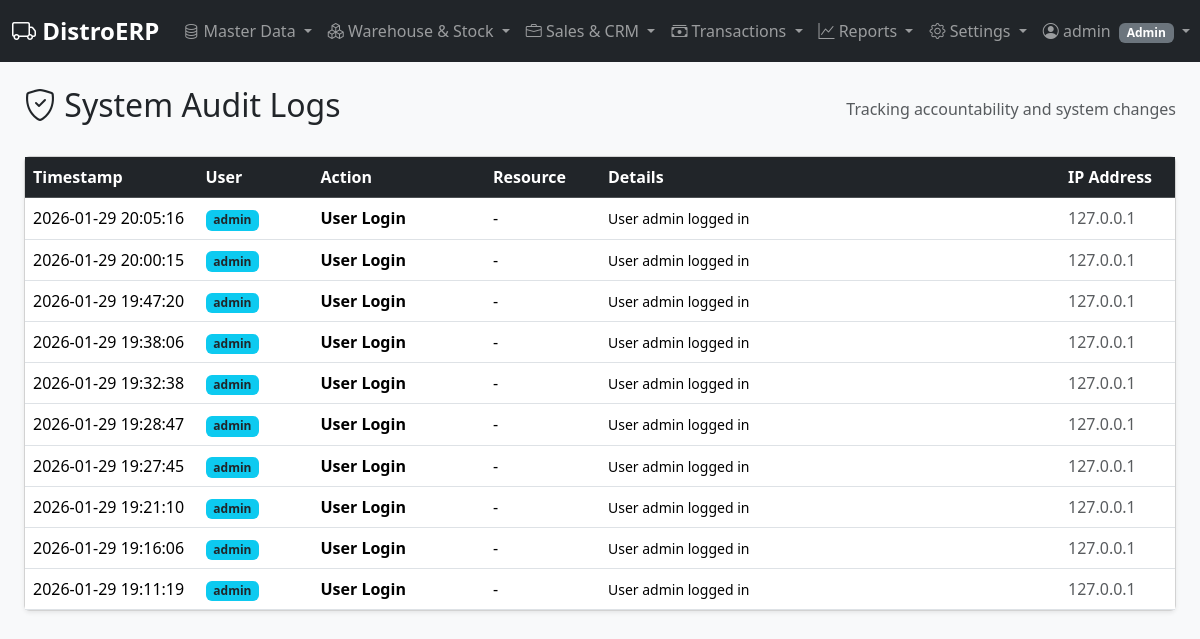
The page /admin/audit-logs (signed in) on the database its author committed.
### erp/models.py (models this page shows, shortened)
class User(db.Model, UserMixin):
    id = db.Column(db.Integer, primary_key=True)
    username = db.Column(db.String(64), unique=True, nullable=False, index=True)
    password_hash = db.Column(db.String(128), nullable=False)
    role = db.Column(db.String(20), default='Sales', nullable=False) # Admin, Manager, Sales, Technician, Accountant

class AuditLog(db.Model):
    id = db.Column(db.Integer, primary_key=True)
    timestamp = db.Column(db.DateTime, default=datetime.utcnow, nullable=False, index=True)
    user_id = db.Column(db.Integer, db.ForeignKey('user.id'), nullable=True)
    action = db.Column(db.String(100), nullable=False)
    resource_type = db.Column(db.String(50), nullable=True) # e.g., 'Invoice', 'Product'
    resource_id = db.Column(db.Integer, nullable=True)
    details = db.Column(db.Text, nullable=True)
    ip_address = db.Column(db.String(45), nullable=True)
    user = db.relationship('User', backref=db.backref('audit_logs', lazy=True))

### erp/routes.py (the view)
@bp.route('/admin/audit-logs')
@login_required
@role_required(['Admin'])
def audit_logs():
    logs = AuditLog.query.order_by(AuditLog.timestamp.desc()).limit(500).all()
    return render_template('audit_logs.html', logs=logs)

### erp/routes.py (called while the page is built)
def role_required(roles):
    def decorator(f):
        @wraps(f)
        def decorated_function(*args, **kwargs):
            if not current_user.is_authenticated or current_user.role not in roles:
                abort(403)
            return f(*args, **kwargs)
        return decorated_function
    return decorator

### erp/templates/audit_logs.html (shortened to what this page needs)
{% extends "base.html" %}
{% block content %}
<div class="container-fluid mt-4">
    <div class="d-flex justify-content-between align-items-center mb-4">
        <h1 class="h2"><i class="bi bi-shield-check"></i> System Audit Logs</h1>
        <div class="text-muted">Tracking accountability and system changes</div>
    </div>
    <div class="card shadow-sm">
        <div class="card-body p-0">
            <div class="table-responsive">
                <table class="table table-hover mb-0">
                    <thead class="table-dark">
                        <tr>
                            <th scope="col" style="width: 15%">Timestamp</th>
                            <th scope="col" style="width: 10%">User</th>
                            <th scope="col" style="width: 15%">Action</th>
                            <th scope="col" style="width: 10%">Resource</th>
                            <th scope="col" style="width: 40%">Details</th>
                            <th scope="col" style="width: 10%">IP Address</th>
                        </tr>
                    </thead>
                    <tbody>
                        {% for log in logs %}
                        <tr>
                            <td class="text-nowrap">{{ log.timestamp.strftime('%Y-%m-%d %H:%M:%S') }}</td>
                            <td>
                                {% if log.user %}
                                <span class="badge bg-info text-dark">{{ log.user.username }}</span>
                                {% else %}
                                <span class="text-muted">System</span>
                                {% endif %}
                            </td>
                            <td><strong>{{ log.action }}</strong></td>
                            <td>
                                {% if log.resource_type %}
                                <span class="badge bg-secondary">{{ log.resource_type }} #{{ log.resource_id or '' }}</span>
                                {% else %}
                                -
                                {% endif %}
                            </td>
                            <td><small>{{ log.details or '-' }}</small></td>
                            <td class="text-muted">{{ log.ip_address or '-' }}</td>
                        </tr>
                        {% endfor %}
                    </tbody>
                </table>
            </div>
        </div>
    </div>
</div>
{% endblock %}

### erp/templates/base.html (shortened to what this page needs)
<!DOCTYPE html>
<html lang="en">
  <head>
    <link
      href="https://cdn.jsdelivr.net/npm/bootstrap@5.3.2/dist/css/bootstrap.min.css"
      rel="stylesheet"
    />
    <link
      rel="stylesheet"
      href="https://cdn.jsdelivr.net/npm/bootstrap-icons@1.11.1/font/bootstrap-icons.css"
    />
  </head>
  <body>
    <nav class="navbar navbar-expand-lg navbar-dark bg-dark sticky-top">
      <div class="container-fluid">
        <a class="navbar-brand" href="{{ url_for('main.dashboard') }}">
          <i class="bi bi-truck"></i> DistroERP
        </a>
        <div class="collapse navbar-collapse" id="mainNav">
          <ul class="navbar-nav me-auto mb-2 mb-lg-0">
            <li class="nav-item dropdown">
              <a
                class="nav-link dropdown-toggle"
                href="#"
                role="button"
                data-bs-toggle="dropdown"
              >
                <i class="bi bi-database"></i> Master Data
              </a>
                {% if current_user.role in ['Admin', 'Manager', 'Sales'] %}
                </li>
                {% endif %}
              </ul>
            <li class="nav-item dropdown">
               <a class="nav-link dropdown-toggle" href="#" role="button" data-bs-toggle="dropdown">
                  <i class="bi bi-boxes"></i> Warehouse & Stock
               </a>
            </li>
            <li class="nav-item dropdown">
               <a class="nav-link dropdown-toggle" href="#" role="button" data-bs-toggle="dropdown">
                  <i class="bi bi-briefcase"></i> Sales & CRM
               </a>
            </li>
            <li class="nav-item dropdown">
              <a
                class="nav-link dropdown-toggle"
                href="#"
                role="button"
                data-bs-toggle="dropdown"
              >
                <i class="bi bi-cash-stack"></i> Transactions
              </a>
            </li>
            {% if current_user.role in ['Admin', 'Accountant'] %}
            <li class="nav-item dropdown">
              <a
                class="nav-link dropdown-toggle"
                href="#"
                role="button"
                data-bs-toggle="dropdown"
              >
                <i class="bi bi-graph-up"></i> Reports
              </a>
            </li>
            {% endif %}
            {% if current_user.role in ['Admin', 'Manager'] %}
            <li class="nav-item dropdown">
              <a
                class="nav-link dropdown-toggle"
                href="#"
                role="button"
                data-bs-toggle="dropdown"
              >
                <i class="bi bi-gear"></i> Settings
              </a>
            </li>
            {% endif %}
          <ul class="navbar-nav ms-auto">
            {% if current_user.is_authenticated %}
            <li class="nav-item dropdown">
              <a class="nav-link dropdown-toggle" href="#" role="button" data-bs-toggle="dropdown">
                <i class="bi bi-person-circle"></i> {{ current_user.username }}
                <span class="badge bg-secondary ms-1">{{ current_user.role }}</span>
              </a>
            </li>
            {% else %}
            <li class="nav-item">
              <a class="nav-link" href="{{ url_for('main.login') }}"><i class="bi bi-box-arrow-in-right"></i> Login</a>
            </li>
            {% endif %}
          </ul>
        </div>
      </div>
    </nav>
    <main class="container-fluid mt-4">
       {% block content %}{% endblock %}
    </main>
  </body>
</html>

### erp/templates/base.html (style rules this page uses)
body { background-color: #f8f9fa; }
.navbar-brand { font-weight: bold; font-size: 1.5rem; }
.card { box-shadow: 0 0.125rem 0.25rem rgba(0, 0, 0, 0.075); }
.table-responsive { max-height: 600px; overflow-y: auto; }

### rows shown on the page
User: username "admin", role "Admin"
AuditLog: timestamp "2026-01-29 20:05:16", user.username "admin", action "User Login", details "User admin logged in", ip_address "127.0.0.1"
AuditLog: timestamp "2026-01-29 20:00:15", user.username "admin", action "User Login", details "User admin logged in", ip_address "127.0.0.1"
AuditLog: timestamp "2026-01-29 19:47:20", user.username "admin", action "User Login", details "User admin logged in", ip_address "127.0.0.1"
AuditLog: timestamp "2026-01-29 19:38:06", user.username "admin", action "User Login", details "User admin logged in", ip_address "127.0.0.1"
AuditLog: timestamp "2026-01-29 19:32:38", user.username "admin", action "User Login", details "User admin logged in", ip_address "127.0.0.1"
AuditLog: timestamp "2026-01-29 19:28:47", user.username "admin", action "User Login", details "User admin logged in", ip_address "127.0.0.1"
AuditLog: timestamp "2026-01-29 19:27:45", user.username "admin", action "User Login", details "User admin logged in", ip_address "127.0.0.1"
AuditLog: timestamp "2026-01-29 19:21:10", user.username "admin", action "User Login", details "User admin logged in", ip_address "127.0.0.1"
AuditLog: timestamp "2026-01-29 19:16:06", user.username "admin", action "User Login", details "User admin logged in", ip_address "127.0.0.1"
AuditLog: timestamp "2026-01-29 19:11:19", user.username "admin", action "User Login", details "User admin logged in", ip_address "127.0.0.1"
